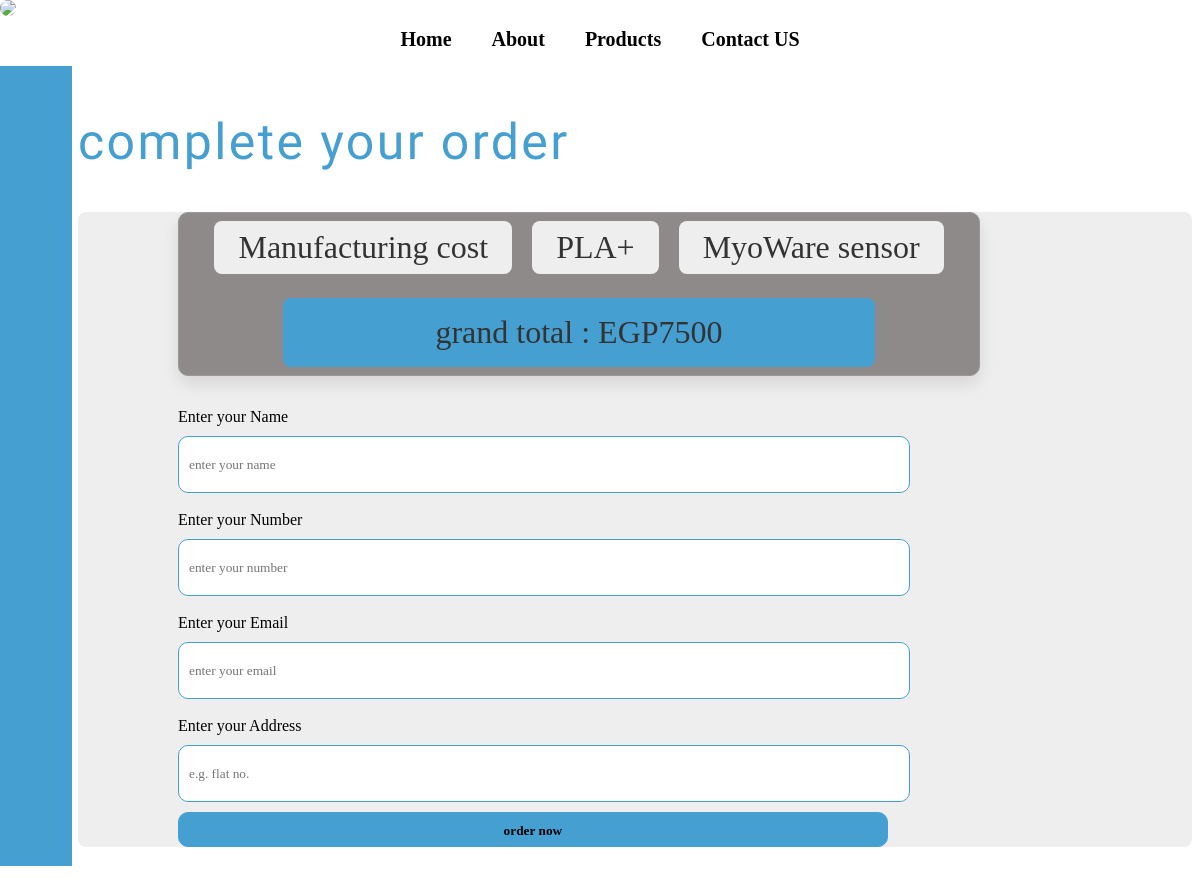
/Market/CheckOut.php, run on the app's committed database.
### tables this page shows
CREATE TABLE `card` (
  `id` bigint(20) NOT NULL,
  `name` varchar(255) NOT NULL,
  `price` varchar(255) NOT NULL,
  `image` varchar(255) NOT NULL
);

### Market/CheckOut.php (the view, shortened to what this page needs)
<?php
$conn = mysqli_connect('HOSTNAME','USERNAME','PASSWORD','DATABASE NAME') or die('connection failed');;
?>
<!DOCTYPE html>
<html lang="en">
<head>
    <link rel="stylesheet" href="./CheckOut.css">
</head>
<body>
    <div class="rectangle"></div>
    <a href="../Home/index.html"><img class="Logo" src="../image/H-Bionic Logo Design-01.jpg"></a>
    <nav>
        <div class="links-container">
            <a href="../Home/index.html">Home</a>
            <a href="../About/Abuot.html">About</a>
            <a href="./Products.php">Products</a>
            <a href="../ChatBot/ChatBot.html">Contact US</a>
        </div>
    </nav>
   <section class="checkout-form">
      <h1 class="heading">complete your order</h1>
      <form action="" method="post">
         <div class="display-order">
            <?php
            $select_cart = mysqli_query($conn, "SELECT * FROM `card`");
            $total = 0;
            $grand_total = 0;
            if(mysqli_num_rows($select_cart) > 0){
               while($fetch_cart = mysqli_fetch_assoc($select_cart)){
               $total_price = $fetch_cart['price'];
               $grand_total = $total += $total_price;
            ?>
            <span><?= $fetch_cart['name']; ?></span>
            <?php
               }
            }else{
               echo "<div class='display-order'><span>your cart is empty!</span></div>";
            }
            ?>
            <span class="grand-total"> grand total : EGP<?= $grand_total; ?></span>
         </div>
         <div class="flex">
               <span>Enter your Name</span>
               <input type="text" placeholder="enter your name" name="name" required><br>
               <span>Enter your Number</span>
               <input type="number" placeholder="enter your number" name="number" required><br>
               <span>Enter your Email</span>
               <input type="email" placeholder="enter your email" name="email" required><br>
               <span>Enter your Address</span>
               <input type="text" placeholder="e.g. flat no." name="flat" required>
         </div>
         <input type="submit" value="order now" name="order_btn" class="btn">
      </form>
   </section>
</body>
</html>

### Market/CheckOut.css (style rules this page uses)
:root { --blue:#2980b9; --red:tomato; --orange:orange; --black:#333; --white:#fff; --bg-color:#eee; --dark-bg:rgba(0,0,0,.7); --box-shadow:0 .5rem 1rem rgba(0,0,0,.1); --border:.1rem solid #999; }
* { font-family: "Century Gothic"; }
.rectangle { width: 6vw; height: 100vh; margin-top: 58px; background: #469FD1; position: fixed; left: 0; }
.Logo { border-radius: 100%; position: fixed; left: 0; top: 0; }
.links-container { display: flex; justify-content: center; }
.links-container a { text-decoration: none; color: rgb(0, 0, 0); font-size: 20px; font-weight: 600; padding: 20px; }
input { width: 70%; height: 35px; justify-content: center; display: flex; margin-top: 10px; padding: 10px; border: 1px solid; border-radius: 10px; border-color: #469FD1; }
.heading { font-family: "Black Ops One", system-ui; font-weight: 50; font-style: normal; letter-spacing: 2.4px; font-size: 50px; color: #469FD1; }
.checkout-form { margin-top: 40px; margin-bottom: 49px; margin-left: 70px; align-items: center; }
.checkout-form form { border-radius: .5rem; background-color: #eee; padding-left: 100px; }
.display-order { max-width: 50rem; background-color: #8e8a8a; border-radius: 10px; text-align: center; margin-bottom: 2rem; box-shadow: 0 .5rem 1rem rgba(0,0,0,.1); border:.1rem solid #999; }
.display-order span { display: inline-block; border-radius: .5rem; background-color: #eee; padding:.5rem 1.5rem; font-size: 2rem; color:#333; margin:.5rem; }
.display-order span.grand-total { width: 70%; background-color:#469FD1; padding:1rem; margin-top: 1rem; }
.btn { display: flex; font-weight: bold; cursor: pointer; transition: .5s ease-in-out; text-decoration: none; background: #469FD1; }

### data on the page
card: name "Manufacturing cost"
card: name "PLA+"
card: name "MyoWare sensor"

### other printed values
$grand_total "7500"
